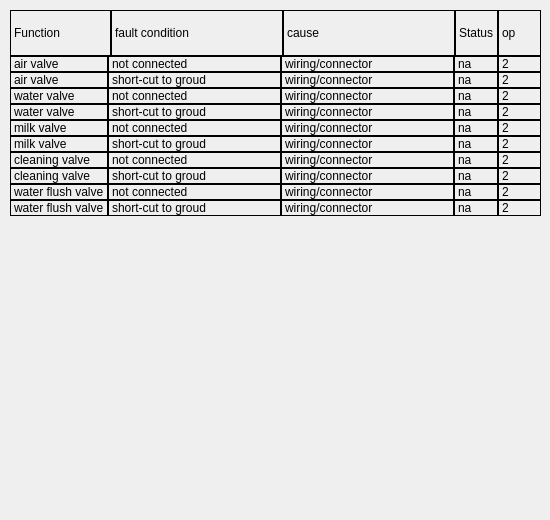
       <widget class="QWidget" name="pg_Valve">
        <widget class="QWidget" name="verticalLayoutWidget_2">
         <property name="geometry">
          <rect>
           <x>10</x>
           <y>10</y>
           <width>531</width>
           <height>501</height>
          </rect>
         </property>
         <layout class="QVBoxLayout" name="verticalLayout_2" stretch="1,10">
          <property name="spacing">
           <number>0</number>
          </property>
          <item>
           <layout class="QHBoxLayout" name="horizontalLayout_3" stretch="2,4,4,1,1">
            <property name="spacing">
             <number>0</number>
            </property>
            <item>
             <widget class="QLabel" name="label_17">
              <property name="frameShape">
               <enum>QFrame::Panel</enum>
              </property>
              <property name="text">
               <string>Function              </string>
              </property>
             </widget>
            </item>
            <item>
             <widget class="QLabel" name="label_18">
              <property name="frameShape">
               <enum>QFrame::Panel</enum>
              </property>
              <property name="text">
               <string>fault condition</string>
              </property>
             </widget>
            </item>
            <item>
             <widget class="QLabel" name="label_19">
              <property name="frameShape">
               <enum>QFrame::Panel</enum>
              </property>
              <property name="text">
               <string>cause</string>
              </property>
             </widget>
            </item>
            <item>
             <widget class="QLabel" name="label_20">
              <property name="frameShape">
               <enum>QFrame::Panel</enum>
              </property>
              <property name="text">
               <string>Status</string>
              </property>
             </widget>
            </item>
            <item>
             <widget class="QLabel" name="label_21">
              <property name="frameShape">
               <enum>QFrame::Panel</enum>
              </property>
              <property name="text">
               <string>op</string>
              </property>
             </widget>
            </item>
           </layout>
          </item>
          <item>
           <layout class="QGridLayout" name="gridLayout_2" columnstretch="2,4,4,1,1">
            <property name="spacing">
             <number>0</number>
            </property>
            <item row="0" column="1">
             <widget class="QLabel" name="label_22">
              <property name="frameShape">
               <enum>QFrame::Panel</enum>
              </property>
              <property name="text">
               <string>not connected</string>
              </property>
             </widget>
            </item>
            <item row="4" column="0">
             <widget class="QLabel" name="label_33">
              <property name="frameShape">
               <enum>QFrame::Panel</enum>
              </property>
              <property name="text">
               <string>milk valve</string>
              </property>
             </widget>
            </item>
            <item row="5" column="0">
             <widget class="QLabel" name="label_34">
              <property name="frameShape">
               <enum>QFrame::Panel</enum>
              </property>
              <property name="text">
               <string>milk valve</string>
              </property>
             </widget>
            </item>
            <item row="2" column="0">
             <widget class="QLabel" name="label_23">
              <property name="frameShape">
               <enum>QFrame::Panel</enum>
              </property>
              <property name="text">
               <string>water valve</string>
              </property>
             </widget>
            </item>
            <item row="8" column="0">
             <widget class="QLabel" name="label_37">
              <property name="frameShape">
               <enum>QFrame::Panel</enum>
              </property>
              <property name="text">
               <string>water flush valve</string>
              </property>
             </widget>
            </item>
            <item row="7" column="0">
             <widget class="QLabel" name="label_36">
              <property name="frameShape">
               <enum>QFrame::Panel</enum>
              </property>
              <property name="text">
               <string>cleaning valve</string>
              </property>
             </widget>
            </item>
            <item row="6" column="0">
             <widget class="QLabel" name="label_35">
              <property name="frameShape">
               <enum>QFrame::Panel</enum>
              </property>
              <property name="text">
               <string>cleaning valve</string>
              </property>
             </widget>
            </item>
            <item row="2" column="3">
             <widget class="QLabel" name="lb_bit_12">
              <property name="frameShape">
               <enum>QFrame::Panel</enum>
              </property>
              <property name="text">
               <string>na</string>
              </property>
             </widget>
            </item>
            <item row="3" column="3">
             <widget class="QLabel" name="lb_bit_13">
              <property name="frameShape">
               <enum>QFrame::Panel</enum>
              </property>
              <property name="text">
               <string>na</string>
              </property>
             </widget>
            </item>
            <item row="3" column="0">
             <widget class="QLabel" name="label_28">
              <property name="frameShape">
               <enum>QFrame::Panel</enum>
              </property>
              <property name="text">
               <string>water valve</string>
              </property>
             </widget>
            </item>
            <item row="0" column="4">
             <widget class="QLabel" name="label_29">
              <property name="frameShape">
               <enum>QFrame::Panel</enum>
              </property>
              <property name="text">
               <string>2</string>
              </property>
             </widget>
            </item>
            <item row="1" column="3">
             <widget class="QLabel" name="lb_bit_11">
              <property name="frameShape">
               <enum>QFrame::Panel</enum>
              </property>
              <property name="text">
               <string>na</string>
              </property>
             </widget>
            </item>
            <item row="0" column="0">
             <widget class="QLabel" name="label_24">
              <property name="frameShape">
               <enum>QFrame::Panel</enum>
              </property>
              <property name="text">
               <string>air valve</string>
              </property>
             </widget>
            </item>
            <item row="1" column="0">
             <widget class="QLabel" name="label_25">
              <property name="frameShape">
               <enum>QFrame::Panel</enum>
              </property>
              <property name="text">
               <string>air valve</string>
              </property>
             </widget>
            </item>
            <item row="0" column="2">
             <widget class="QLabel" name="label_26">
              <property name="frameShape">
               <enum>QFrame::Panel</enum>
              </property>
              <property name="text">
               <string>wiring/connector</string>
              </property>
             </widget>
            </item>
            <item row="0" column="3">
             <widget class="QLabel" name="lb_bit_10">
              <property name="frameShape">
               <enum>QFrame::Panel</enum>
              </property>
              <property name="text">
               <string>na</string>
              </property>
             </widget>
            </item>
            <item row="9" column="0">
             <widget class="QLabel" name="label_38">
              <property name="frameShape">
               <enum>QFrame::Panel</enum>
              </property>
              <property name="text">
               <string>water flush valve</string>
              </property>
             </widget>
            </item>
            <item row="4" column="3">
             <widget class="QLabel" name="lb_bit_14">
              <property name="frameShape">
               <enum>QFrame::Panel</enum>
              </property>
              <property name="text">
               <string>na</string>
              </property>
             </widget>
            </item>
            <item row="5" column="3">
             <widget class="QLabel" name="lb_bit_15">
              <property name="frameShape">
               <enum>QFrame::Panel</enum>
              </property>
              <property name="text">
               <string>na</string>
              </property>
             </widget>
            </item>
            <item row="6" column="3">
             <widget class="QLabel" name="lb_bit_16">
              <property name="frameShape">
               <enum>QFrame::Panel</enum>
              </property>
              <property name="text">
               <string>na</string>
              </property>
             </widget>
            </item>
            <item row="7" column="3">
             <widget class="QLabel" name="lb_bit_17">
              <property name="frameShape">
               <enum>QFrame::Panel</enum>
              </property>
              <property name="text">
               <string>na</string>
              </property>
             </widget>
            </item>
            <item row="8" column="3">
             <widget class="QLabel" name="lb_bit_18">
              <property name="frameShape">
               <enum>QFrame::Panel</enum>
              </property>
              <property name="text">
               <string>na</string>
              </property>
             </widget>
            </item>
            <item row="9" column="3">
             <widget class="QLabel" name="lb_bit_19">
              <property name="frameShape">
               <enum>QFrame::Panel</enum>
              </property>
              <property name="text">
               <string>na</string>
              </property>
             </widget>
            </item>
            <item row="1" column="1">
             <widget class="QLabel" name="label_221">
              <property name="frameShape">
               <enum>QFrame::Panel</enum>
              </property>
              <property name="text">
               <string>short-cut to groud</string>
              </property>
             </widget>
            </item>
            <item row="2" column="1">
             <widget class="QLabel" name="label_222">
              <property name="frameShape">
               <enum>QFrame::Panel</enum>
              </property>
              <property name="text">
               <string>not connected</string>
              </property>
             </widget>
            </item>
            <item row="3" column="1">
             <widget class="QLabel" name="label_223">
              <property name="frameShape">
               <enum>QFrame::Panel</enum>
              </property>
              <property name="text">
               <string>short-cut to groud</string>
              </property>
             </widget>
            </item>
            <item row="4" column="1">
             <widget class="QLabel" name="label_224">
              <property name="frameShape">
               <enum>QFrame::Panel</enum>
              </property>
              <property name="text">
               <string>not connected</string>
              </property>
             </widget>
            </item>
            <item row="5" column="1">
             <widget class="QLabel" name="label_225">
              <property name="frameShape">
               <enum>QFrame::Panel</enum>
              </property>
              <property name="text">
               <string>short-cut to groud</string>
              </property>
             </widget>
            </item>
            <item row="6" column="1">
             <widget class="QLabel" name="label_226">
              <property name="frameShape">
               <enum>QFrame::Panel</enum>
              </property>
              <property name="text">
               <string>not connected</string>
              </property>
             </widget>
            </item>
            <item row="7" column="1">
             <widget class="QLabel" name="label_227">
              <property name="frameShape">
               <enum>QFrame::Panel</enum>
              </property>
              <property name="text">
               <string>short-cut to groud</string>
              </property>
             </widget>
            </item>
            <item row="8" column="1">
             <widget class="QLabel" name="label_228">
              <property name="frameShape">
               <enum>QFrame::Panel</enum>
              </property>
              <property name="text">
               <string>not connected</string>
              </property>
             </widget>
            </item>
            <item row="9" column="1">
             <widget class="QLabel" name="label_229">
              <property name="frameShape">
               <enum>QFrame::Panel</enum>
              </property>
              <property name="text">
               <string>short-cut to groud</string>
              </property>
             </widget>
            </item>
            <item row="1" column="2">
             <widget class="QLabel" name="label_230">
              <property name="frameShape">
               <enum>QFrame::Panel</enum>
              </property>
              <property name="text">
               <string>wiring/connector</string>
              </property>
             </widget>
            </item>
            <item row="2" column="2">
             <widget class="QLabel" name="label_231">
              <property name="frameShape">
               <enum>QFrame::Panel</enum>
              </property>
              <property name="text">
               <string>wiring/connector</string>
              </property>
             </widget>
            </item>
            <item row="3" column="2">
             <widget class="QLabel" name="label_232">
              <property name="frameShape">
               <enum>QFrame::Panel</enum>
              </property>
              <property name="text">
               <string>wiring/connector</string>
              </property>
             </widget>
            </item>
            <item row="4" column="2">
             <widget class="QLabel" name="label_233">
              <property name="frameShape">
               <enum>QFrame::Panel</enum>
              </property>
              <property name="text">
               <string>wiring/connector</string>
              </property>
             </widget>
            </item>
            <item row="5" column="2">
             <widget class="QLabel" name="label_234">
              <property name="frameShape">
               <enum>QFrame::Panel</enum>
              </property>
              <property name="text">
               <string>wiring/connector</string>
              </property>
             </widget>
            </item>
            <item row="6" column="2">
             <widget class="QLabel" name="label_235">
              <property name="frameShape">
               <enum>QFrame::Panel</enum>
              </property>
              <property name="text">
               <string>wiring/connector</string>
              </property>
             </widget>
            </item>
            <item row="7" column="2">
             <widget class="QLabel" name="label_236">
              <property name="frameShape">
               <enum>QFrame::Panel</enum>
              </property>
              <property name="text">
               <string>wiring/connector</string>
              </property>
             </widget>
            </item>
            <item row="8" column="2">
             <widget class="QLabel" name="label_237">
              <property name="frameShape">
               <enum>QFrame::Panel</enum>
              </property>
              <property name="text">
               <string>wiring/connector</string>
              </property>
             </widget>
            </item>
            <item row="9" column="2">
             <widget class="QLabel" name="label_238">
              <property name="frameShape">
               <enum>QFrame::Panel</enum>
              </property>
              <property name="text">
               <string>wiring/connector</string>
              </property>
             </widget>
            </item>
            <item row="1" column="4">
             <widget class="QLabel" name="label_30">
              <property name="frameShape">
               <enum>QFrame::Panel</enum>
              </property>
              <property name="text">
               <string>2</string>
              </property>
             </widget>
            </item>
            <item row="2" column="4">
             <widget class="QLabel" name="label_31">
              <property name="frameShape">
               <enum>QFrame::Panel</enum>
              </property>
              <property name="text">
               <string>2</string>
              </property>
             </widget>
            </item>
            <item row="3" column="4">
             <widget class="QLabel" name="label_32">
              <property name="frameShape">
               <enum>QFrame::Panel</enum>
              </property>
              <property name="text">
               <string>2</string>
              </property>
             </widget>
            </item>
            <item row="4" column="4">
             <widget class="QLabel" name="label_39">
              <property name="frameShape">
               <enum>QFrame::Panel</enum>
              </property>
              <property name="text">
               <string>2</string>
              </property>
             </widget>
            </item>
            <item row="5" column="4">
             <widget class="QLabel" name="label_40">
              <property name="frameShape">
               <enum>QFrame::Panel</enum>
              </property>
              <property name="text">
               <string>2</string>
              </property>
             </widget>
            </item>
            <item row="6" column="4">
             <widget class="QLabel" name="label_41">
              <property name="frameShape">
               <enum>QFrame::Panel</enum>
              </property>
              <property name="text">
               <string>2</string>
              </property>
             </widget>
            </item>
            <item row="7" column="4">
             <widget class="QLabel" name="label_42">
              <property name="frameShape">
               <enum>QFrame::Panel</enum>
              </property>
              <property name="text">
               <string>2</string>
              </property>
             </widget>
            </item>
            <item row="8" column="4">
             <widget class="QLabel" name="label_43">
              <property name="frameShape">
               <enum>QFrame::Panel</enum>
              </property>
              <property name="text">
               <string>2</string>
              </property>
             </widget>
            </item>
            <item row="9" column="4">
             <widget class="QLabel" name="label_44">
              <property name="frameShape">
               <enum>QFrame::Panel</enum>
              </property>
              <property name="text">
               <string>2</string>
              </property>
             </widget>
            </item>
            <item row="10" column="0">
             <spacer name="verticalSpacer_3">
              <property name="orientation">
               <enum>Qt::Vertical</enum>
              </property>
              <property name="sizeHint" stdset="0">
               <size>
                <width>20</width>
                <height>40</height>
               </size>
              </property>
             </spacer>
            </item>
           </layout>
          </item>
         </layout>
        </widget>
       </widget>
